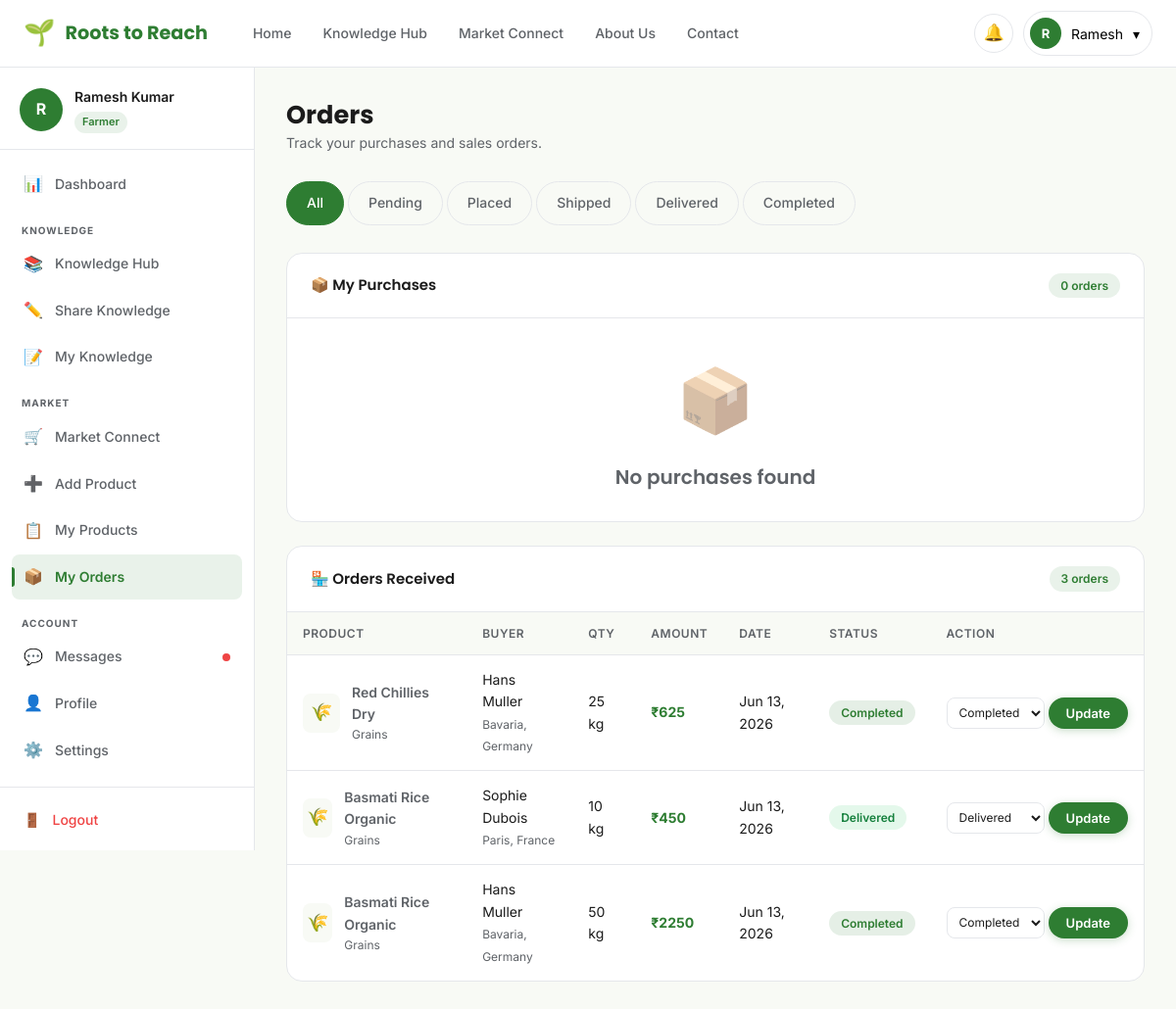
Page /orders (signed in) on the committed database.
### models.py (models this page shows, shortened)
class User(db.Model):
    __tablename__ = 'users'
    id = db.Column(db.Integer, primary_key=True)
    full_name = db.Column(db.String(120), nullable=False)
    email = db.Column(db.String(120), unique=True, nullable=False)
    phone = db.Column(db.String(20))
    location = db.Column(db.String(200))
    bio = db.Column(db.Text)
    skills = db.Column(db.String(300))
    password_hash = db.Column(db.String(256), nullable=False)
    role = db.Column(db.String(20), default='farmer')  # farmer, buyer, admin
    avatar = db.Column(db.String(200), default='default_avatar.png')
    created_at = db.Column(db.DateTime, default=datetime.utcnow)
    is_active = db.Column(db.Boolean, default=True)
    knowledge_posts = db.relationship('KnowledgePost', backref='author', lazy=True, foreign_keys='KnowledgePost.user_id')
    products = db.relationship('Product', backref='seller', lazy=True)
    notifications = db.relationship('Notification', backref='user', lazy=True)

class Order(db.Model):
    __tablename__ = 'orders'
    id = db.Column(db.Integer, primary_key=True)
    product_id = db.Column(db.Integer, db.ForeignKey('products.id'), nullable=False)
    buyer_id = db.Column(db.Integer, db.ForeignKey('users.id'), nullable=False)
    seller_id = db.Column(db.Integer, db.ForeignKey('users.id'), nullable=False)
    quantity = db.Column(db.Integer, nullable=False)
    total_amount = db.Column(db.Float, nullable=False)
    status = db.Column(db.String(30), default='pending')  # pending, placed, shipped, delivered, completed
    created_at = db.Column(db.DateTime, default=datetime.utcnow)
    updated_at = db.Column(db.DateTime, default=datetime.utcnow)
    buyer = db.relationship('User', foreign_keys=[buyer_id], backref='purchases')
    seller_rel = db.relationship('User', foreign_keys=[seller_id])

class Product(db.Model):
    __tablename__ = 'products'
    id = db.Column(db.Integer, primary_key=True)
    name = db.Column(db.String(200), nullable=False)
    category = db.Column(db.String(100), nullable=False)
    description = db.Column(db.Text)
    price = db.Column(db.Float, nullable=False)
    unit = db.Column(db.String(20), default='kg')
    stock = db.Column(db.Integer, default=0)
    image = db.Column(db.String(200), default='default_product.jpg')
    seller_id = db.Column(db.Integer, db.ForeignKey('users.id'), nullable=False)
    created_at = db.Column(db.DateTime, default=datetime.utcnow)
    is_available = db.Column(db.Boolean, default=True)
    orders = db.relationship('Order', backref='product', lazy=True)

### app.py (the view)
@app.route('/orders')
@login_required
def orders():
    user   = current_user()
    status = request.args.get('status', 'all')
    my_q   = Order.query.filter_by(buyer_id=user.id)
    rec_q  = Order.query.filter_by(seller_id=user.id)
    if status != 'all':
        my_q  = my_q.filter_by(status=status)
        rec_q = rec_q.filter_by(status=status)
    my_orders       = my_q.order_by(Order.created_at.desc()).all()
    received_orders = rec_q.order_by(Order.created_at.desc()).all()
    return render_template('orders.html', user=user, my_orders=my_orders,
                           received_orders=received_orders, status=status)

### templates/orders.html (shortened to what this page needs)
{% extends "base.html" %}
{% block extra_css %}<link rel="stylesheet" href="{{ url_for('static', filename='css/pages.css') }}"><link rel="stylesheet" href="{{ url_for('static', filename='css/dashboard.css') }}">{% endblock %}
{% block content %}
<div class="dashboard-layout">
  {% include '_sidebar.html' %}
  <main class="dashboard-main">
    <div class="dash-header">
      <div><h1>Orders</h1><p>Track your purchases and sales orders.</p></div>
    </div>
    <div class="order-tabs">
      {% for s in ['all','pending','placed','shipped','delivered','completed'] %}
      <a href="{{ url_for('orders', status=s) }}" class="order-tab {% if status==s %}active{% endif %}">{{ s.title() }}</a>
      {% endfor %}
    </div>
    <div class="dash-panel" style="margin-bottom:24px">
      <div class="dash-panel-header">
        <h3>📦 My Purchases</h3>
        <span class="badge badge-green">{{ my_orders|length }} orders</span>
      </div>
      {% if my_orders %}
      <div style="overflow-x:auto">
        <table class="data-table">
          <thead>
            <tr><th>Product</th><th>Seller</th><th>Qty</th><th>Amount</th><th>Date</th><th>Status</th></tr>
          </thead>
          <tbody>
            {% for order in my_orders %}
            <tr>
              <td>
                <div class="product-cell">
                  <div class="product-thumb" style="background:var(--bg-light);display:flex;align-items:center;justify-content:center;font-size:18px">🌾</div>
                  <div>
                    <p style="font-weight:600;font-size:14px">{{ order.product.name }}</p>
                    <p style="font-size:12px;color:var(--text-secondary)">{{ order.product.category }}</p>
                  </div>
                </div>
              </td>
              <td>{{ order.seller_rel.full_name }}<br><span style="font-size:12px;color:var(--text-secondary)">{{ order.seller_rel.location }}</span></td>
              <td>{{ order.quantity }} {{ order.product.unit }}</td>
              <td style="font-weight:700;color:var(--primary)">₹{{ "%.0f"|format(order.total_amount) }}</td>
              <td>{{ order.created_at.strftime('%b %d, %Y') }}</td>
              <td><span class="badge status-{{ order.status }}">{{ order.status.title() }}</span></td>
            </tr>
            {% endfor %}
          </tbody>
        </table>
      </div>
      {% else %}
      <div class="empty-state" style="padding:32px"><div class="empty-icon">📦</div><h3>No purchases found</h3></div>
      {% endif %}
    </div>
    <div class="dash-panel">
      <div class="dash-panel-header">
        <h3>🏪 Orders Received</h3>
        <span class="badge badge-green">{{ received_orders|length }} orders</span>
      </div>
      {% if received_orders %}
      <div style="overflow-x:auto">
        <table class="data-table">
          <thead>
            <tr><th>Product</th><th>Buyer</th><th>Qty</th><th>Amount</th><th>Date</th><th>Status</th><th>Action</th></tr>
          </thead>
          <tbody>
            {% for order in received_orders %}
            <tr>
              <td>
                <div class="product-cell">
                  <div class="product-thumb" style="background:var(--bg-light);display:flex;align-items:center;justify-content:center;font-size:18px">🌾</div>
                  <div>
                    <p style="font-weight:600;font-size:14px">{{ order.product.name }}</p>
                    <p style="font-size:12px;color:var(--text-secondary)">{{ order.product.category }}</p>
                  </div>
                </div>
              </td>
              <td>{{ order.buyer.full_name }}<br><span style="font-size:12px;color:var(--text-secondary)">{{ order.buyer.location }}</span></td>
              <td>{{ order.quantity }} {{ order.product.unit }}</td>
              <td style="font-weight:700;color:var(--primary)">₹{{ "%.0f"|format(order.total_amount) }}</td>
              <td>{{ order.created_at.strftime('%b %d, %Y') }}</td>
              <td><span class="badge status-{{ order.status }}">{{ order.status.title() }}</span></td>
              <td>
                <form method="POST" action="{{ url_for('update_order_status', order_id=order.id) }}" style="display:flex;gap:4px">
                  <select name="status" class="form-control" style="padding:4px 8px;font-size:12px;min-width:100px">
                    {% for s in ['pending','placed','shipped','delivered','completed'] %}
                    <option value="{{ s }}" {% if order.status==s %}selected{% endif %}>{{ s.title() }}</option>
                    {% endfor %}
                  </select>
                  <button type="submit" class="btn btn-primary btn-sm">Update</button>
                </form>
              </td>
            </tr>
            {% endfor %}
          </tbody>
        </table>
      </div>
      {% else %}
      <div class="empty-state" style="padding:32px"><div class="empty-icon">🏪</div><h3>No orders received yet</h3><p>List your products on the marketplace to start receiving orders.</p></div>
      {% endif %}
    </div>
  </main>
</div>
{% endblock %}

### templates/base.html (shortened to what this page needs)
<!DOCTYPE html>
<html lang="en">
<head>
  <link rel="stylesheet" href="{{ url_for('static', filename='css/global.css') }}">
  <link rel="stylesheet" href="{{ url_for('static', filename='css/navbar.css') }}">
  {% block extra_css %}{% endblock %}
</head>
<body>
  <nav class="navbar" role="navigation" aria-label="Main navigation">
    <div class="container">
      <div class="navbar-inner">
        <a href="{{ url_for('home') }}" class="navbar-brand" aria-label="Roots to Reach Home">
          <span class="brand-icon">🌱</span>
          <span>Roots to Reach</span>
        </a>
        <ul class="navbar-nav" role="list">
          <li><a href="{{ url_for('home') }}" class="nav-link {% if request.endpoint=='home' %}active{% endif %}">Home</a></li>
          <li><a href="{{ url_for('knowledge_hub') }}" class="nav-link {% if request.endpoint in ['knowledge_hub','knowledge_detail'] %}active{% endif %}">Knowledge Hub</a></li>
          <li><a href="{{ url_for('marketplace') }}" class="nav-link {% if request.endpoint in ['marketplace','product_detail'] %}active{% endif %}">Market Connect</a></li>
          <li><a href="{{ url_for('about') }}" class="nav-link {% if request.endpoint=='about' %}active{% endif %}">About Us</a></li>
          <li><a href="{{ url_for('contact') }}" class="nav-link {% if request.endpoint=='contact' %}active{% endif %}">Contact</a></li>
        </ul>
        <div class="navbar-actions">
          {% if user %}
            <a href="{{ url_for('dashboard') }}" class="notif-btn" aria-label="Notifications">
              🔔
            </a>
            <div class="user-menu">
              <button class="user-menu-btn" id="userMenuBtn" aria-haspopup="true" aria-expanded="false">
                <div class="user-avatar-text">{{ user.full_name[0].upper() }}</div>
                <span>{{ user.full_name.split()[0] }}</span>
                <span>▾</span>
              </button>
            </div>
          {% else %}
            <a href="{{ url_for('login') }}" class="btn btn-outline btn-sm">Log In</a>
            <a href="{{ url_for('signup') }}" class="btn btn-primary btn-sm">Sign Up</a>
          {% endif %}
        </div>
      </div>
    </div>
  </nav>
  <main id="main-content">
    {% block content %}{% endblock %}
  </main>
</body>
</html>

### templates/_sidebar.html (shortened to what this page needs)
<aside class="sidebar" id="sidebar" role="navigation" aria-label="Dashboard navigation">
  <div class="sidebar-user">
    <div class="sidebar-avatar-wrap">
      <div class="sidebar-avatar">{{ user.full_name[0].upper() }}</div>
      <div>
        <p class="sidebar-user-name">{{ user.full_name }}</p>
        <span class="sidebar-user-role">{{ user.role.title() }}</span>
      </div>
    </div>
  </div>
  <nav class="sidebar-nav">
    <a href="{{ url_for('dashboard') }}" class="sidebar-link {% if request.endpoint=='dashboard' %}active{% endif %}"><span class="link-icon">📊</span> Dashboard</a>
    <div class="sidebar-section-label">Knowledge</div>
    <a href="{{ url_for('knowledge_hub') }}" class="sidebar-link {% if request.endpoint=='knowledge_hub' %}active{% endif %}"><span class="link-icon">📚</span> Knowledge Hub</a>
    <a href="{{ url_for('share_knowledge') }}" class="sidebar-link {% if request.endpoint=='share_knowledge' %}active{% endif %}"><span class="link-icon">✏️</span> Share Knowledge</a>
    <a href="{{ url_for('my_knowledge') }}" class="sidebar-link {% if request.endpoint=='my_knowledge' %}active{% endif %}"><span class="link-icon">📝</span> My Knowledge</a>
    <div class="sidebar-section-label">Market</div>
    <a href="{{ url_for('marketplace') }}" class="sidebar-link {% if request.endpoint=='marketplace' %}active{% endif %}"><span class="link-icon">🛒</span> Market Connect</a>
    <a href="{{ url_for('add_product') }}" class="sidebar-link {% if request.endpoint=='add_product' %}active{% endif %}"><span class="link-icon">➕</span> Add Product</a>
    <a href="{{ url_for('my_products') }}" class="sidebar-link {% if request.endpoint=='my_products' %}active{% endif %}"><span class="link-icon">📋</span> My Products</a>
    <a href="{{ url_for('orders') }}" class="sidebar-link {% if request.endpoint=='orders' %}active{% endif %}"><span class="link-icon">📦</span> My Orders</a>
    <div class="sidebar-section-label">Account</div>
    <a href="{{ url_for('messages') }}" class="sidebar-link {% if request.endpoint=='messages' %}active{% endif %}"><span class="link-icon">💬</span> Messages <span class="badge-dot"></span></a>
    <a href="{{ url_for('profile', user_id=user.id) }}" class="sidebar-link {% if request.endpoint=='profile' %}active{% endif %}"><span class="link-icon">👤</span> Profile</a>
    <a href="{{ url_for('settings') }}" class="sidebar-link {% if request.endpoint=='settings' %}active{% endif %}"><span class="link-icon">⚙️</span> Settings</a>
  </nav>
  <div class="sidebar-logout-wrap">
    <a href="{{ url_for('logout') }}" class="sidebar-logout"><span>🚪</span> Logout</a>
  </div>
</aside>

### rows in the picture
User: full_name "R", full_name "Ramesh", full_name "Ramesh Kumar", role "Farmer"
Order: product.name "Red Chillies Dry", product.category "Grains", buyer.full_name "Hans Muller", buyer.location "Bavaria, Germany", quantity "25", product.unit "kg", total_amount "625", created_at "Jun 13, 2026", status "Completed"
Order: product.name "Basmati Rice Organic", product.category "Grains", buyer.full_name "Sophie Dubois", buyer.location "Paris, France", quantity "10", product.unit "kg", total_amount "450", created_at "Jun 13, 2026", status "Delivered"
Order: product.name "Basmati Rice Organic", product.category "Grains", buyer.full_name "Hans Muller", buyer.location "Bavaria, Germany", quantity "50", product.unit "kg", total_amount "2250", created_at "Jun 13, 2026", status "Completed"

### other values in the picture
{{ s.title() }} "All" "Pending" "Placed" "Shipped" "Delivered" "Completed"
{{ my_orders|length }} "0"
{{ received_orders|length }} "3"
